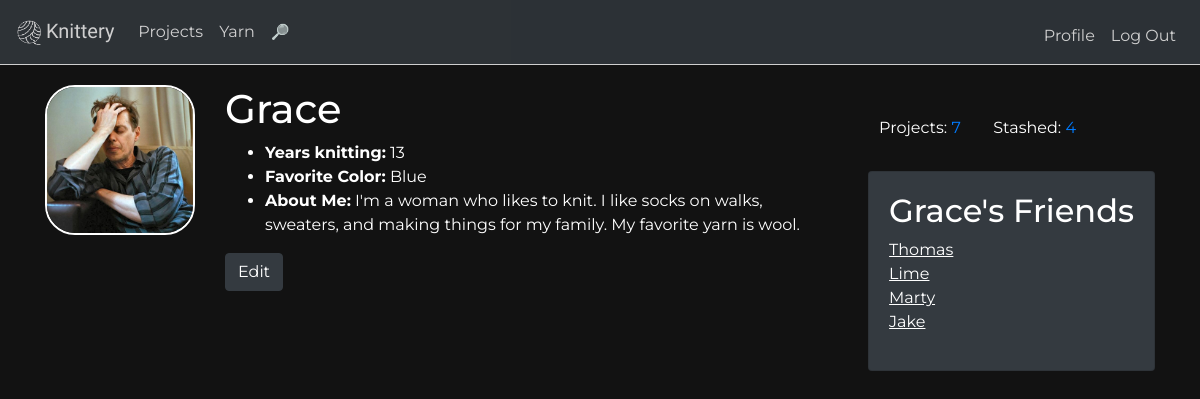
Before: /profile/Grace (signed in) with the older database file.
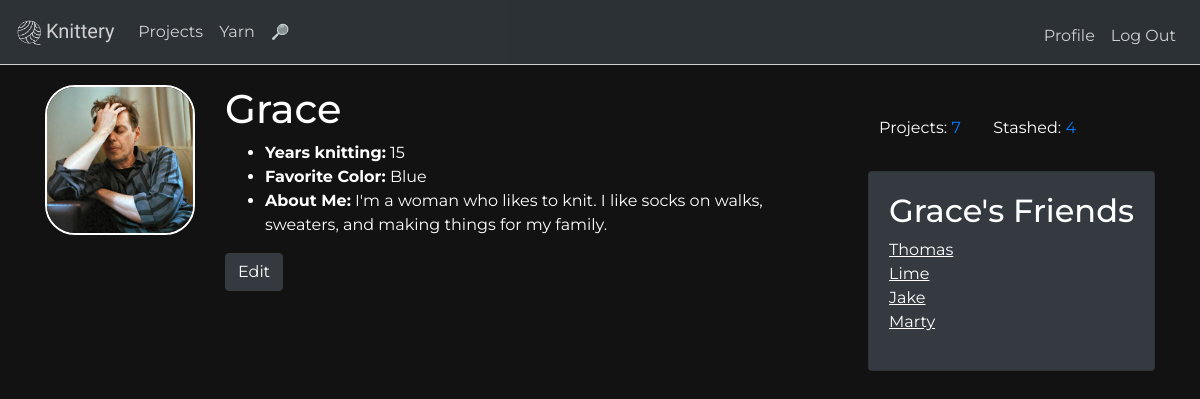
After: the same page with the newer database file.
### tables this page shows
CREATE TABLE "users" (
	"id"	integer NOT NULL,
	"name"	text,
	"about_me"	text,
	"years_knitting"	integer,
	"favorite_color"	text,
	"password"	text,
	"pic"	text NOT NULL DEFAULT '/static/profilepics/default.png',
	"hash"	TEXT,
	PRIMARY KEY("id" AUTOINCREMENT)
);

### application.py (the view, shortened to what this page needs)
@app.route("/profile/<user>")
def profileget(user):
    profile = db.execute("SELECT * FROM users WHERE name = :name",
    name=user)
    currentuser_id=session["user_id"]
    profile_id=getId(user)
    friends_id = db.execute("SELECT friendee FROM friends WHERE friender = :profile_id",
    profile_id=profile_id)
    friends=[]
    fn = 0
    for entry in friends_id:
        friendo = db.execute("SELECT name FROM users WHERE users.id = :friends_id",
        friends_id=friends_id[fn]["friendee"])
        frien = friendo[0]["name"]
        friends.append(frien)
        fn += 1
    print(friends)
    projects = db.execute("SELECT * FROM projects WHERE user_id = :user_id", user_id=profile_id)
    stashed = db.execute("SELECT * FROM yarn WHERE user_id = :user_id GROUP BY name", user_id=profile_id)
    nprojects = len(projects)
    nstashed = len(stashed)
    isfriend = False
    return render_template("profile.html", profile=profile, friends=friends, isfriend=isfriend, nprojects=nprojects, nstashed=nstashed)

### application.py (called while the page is built)
def getId(user):
    currentuser = user
    profile = db.execute("SELECT * FROM users WHERE name = :name",
    name=currentuser)
    print(profile)
    currentuser_id=profile[0]["id"]
    return currentuser_id

### templates/profile.html (shortened to what this page needs)
{% extends "layout.html" %}
{% block main %}
<div class="row">
<div class="col-sm-auto">
<img src="{{ profile[0]["pic"] }}" class="profilepic" width="150">
</div>
<div class="col">
  <h1>{{ profile[0]["name"] }}</h1>
<ul>
<li><b>Years knitting:</b> {{ profile[0]["years_knitting"] }}</li>
<li><b>Favorite Color:</b> {{ profile[0]["favorite_color"] }}</li>
<li><b>About Me:</b> {{ profile[0]["about_me"]}}</li>
</ul>
{% if profile[0]["name"] == session['user'] %}
<form action="/profile" method="POST">
<button type="submit" class="btn btn-dark">Edit</button>
</form>
{% elif isfriend == False %}
<form action="/addfriend" method="POST">
<button type="submit" class="btn btn-dark" name="addfriend" value="{{ profile[0]["name"] }}">Add friend</button>
</form>
{% else %}
<p>✅  {{ profile[0]["name"] }}  is in your friends </p>
<form action="/removefriend" method="POST">
<button type="submit" class="btn btn-outline-secondary btn-sm" name="removefriend" value="{{ profile[0]["name"] }}">Remove friend</button>
</form>
{% endif %}
<br>
</div>
<div class="col-sm-auto">
<div> <table class="proftable">
  <tr>
    <td>Projects: <a href="/projects/{{ profile[0]["name"] }}"> {{ nprojects }}</a></td>
    <td>Stashed: <a href="/yarn/{{ profile[0]["name"] }}">{{ nstashed }} </a></td>
  </tr>
</table> </div>
        <div class="card text-white bg-dark">
            <div class="card-body">
<h2>{{ profile[0]["name"] }}'s Friends</h2>
<ul>
    {% for friend in friends %}
    <li><a href="/profile/{{ friend }}">{{ friend }}</a></li>
    {% endfor %}
</ul>
</div>
</div>
</div>
</div>
{% endblock %}

### templates/layout.html (shortened to what this page needs)
<!DOCTYPE html>
<html lang="en">
<head>
	<link href="https://maxcdn.bootstrapcdn.com/bootstrap/4.1.3/css/bootstrap.min.css" rel="stylesheet">
        <link href="/static/styles.css" rel="stylesheet">
</head>
<body>
<nav class="navbar navbar-expand-lg navbar-dark bg-dark">
  <a class="navbar-brand" href="/"><img src="/static/logo.png" width="30" padding="2" class="sitelogo"><span class="knitterylogo">Knittery</span></a>
  <div class="collapse navbar-collapse" id="navbarSupportedContent">
    <ul class="navbar-nav mr-auto">
  {% if session.user %}
      <li class="nav-item">
        <a class="nav-link" href="/projects/{{ session["user"] }}">Projects</a>
      </li>
        <li class="nav-item">
        <a class="nav-link" href="/yarn/{{ session["user"] }}">Yarn</a>
      </li>
        <li class="nav-item">
        <a class="nav-link" href="/search"><span class="icon searchicon">🔎</span></a>
      </li>
    {% endif %}
    </ul>
    <ul class="navbar-nav ml-auto mt-2">
        {% if session.user %}
        <li class="nav-item"><a class="nav-link" href="/profile/{{ session["user"] }}">Profile</a></li>
        <li class="nav-item"><a class="nav-link" href="/logout">Log Out</a></li>
        {% else %}
        <li class="nav-item"><a class="nav-link" href="/register">Register</a></li>
        <li class="nav-item"><a class="nav-link" href="/login">Log In</a></li>
        {% endif %}
    </ul>
  </div>
</nav>
	<main class="container">
		{% block main %}{% endblock %}
	</main>
</body>
</html>

### static/styles.css (style rules this page uses)
.navbar { opacity: 0.8; transition: opacity 1s; border-bottom: 1px solid white; }
.navbar .nav-link { color: white !important; }
body, html { height: 100% }
.knitterylogo { font-family: 'Bungee Shade', cursive; }
body { background-color: #121212; color: white; font-family: 'Montserrat', sans-serif; }
.card { display:inline-block; }
.card a { color: white; text-decoration: underline; }
.profilepic { border: 2px solid white; border-radius: 20%; }
.proftable { width:80%; margin: 30px 10px; }
.sitelogo { border-radius: 50%; -webkit-transition: -webkit-transform .8s ease-in-out; transition: transform .8s ease-in-out; }
.searchicon { color: transparent; background: #EDFDFB; background-clip: text; -webkit-background-clip: text; font-size: 15px; }
.container { padding-top: 20px; }
.card ul { list-style: none; padding-left: 0; }

Changed rows visible on the page:
changed users "Grace": years_knitting "13" → "15"; about_me "I'm a woman who likes to knit. I like socks on walks, sweaters, and making things for my family. My favorite yarn is wool." → "I'm a woman who likes to knit. I like socks on walks, sweaters, and making things for my family."
shown differently, row unchanged: users "Jake": moves up the list
